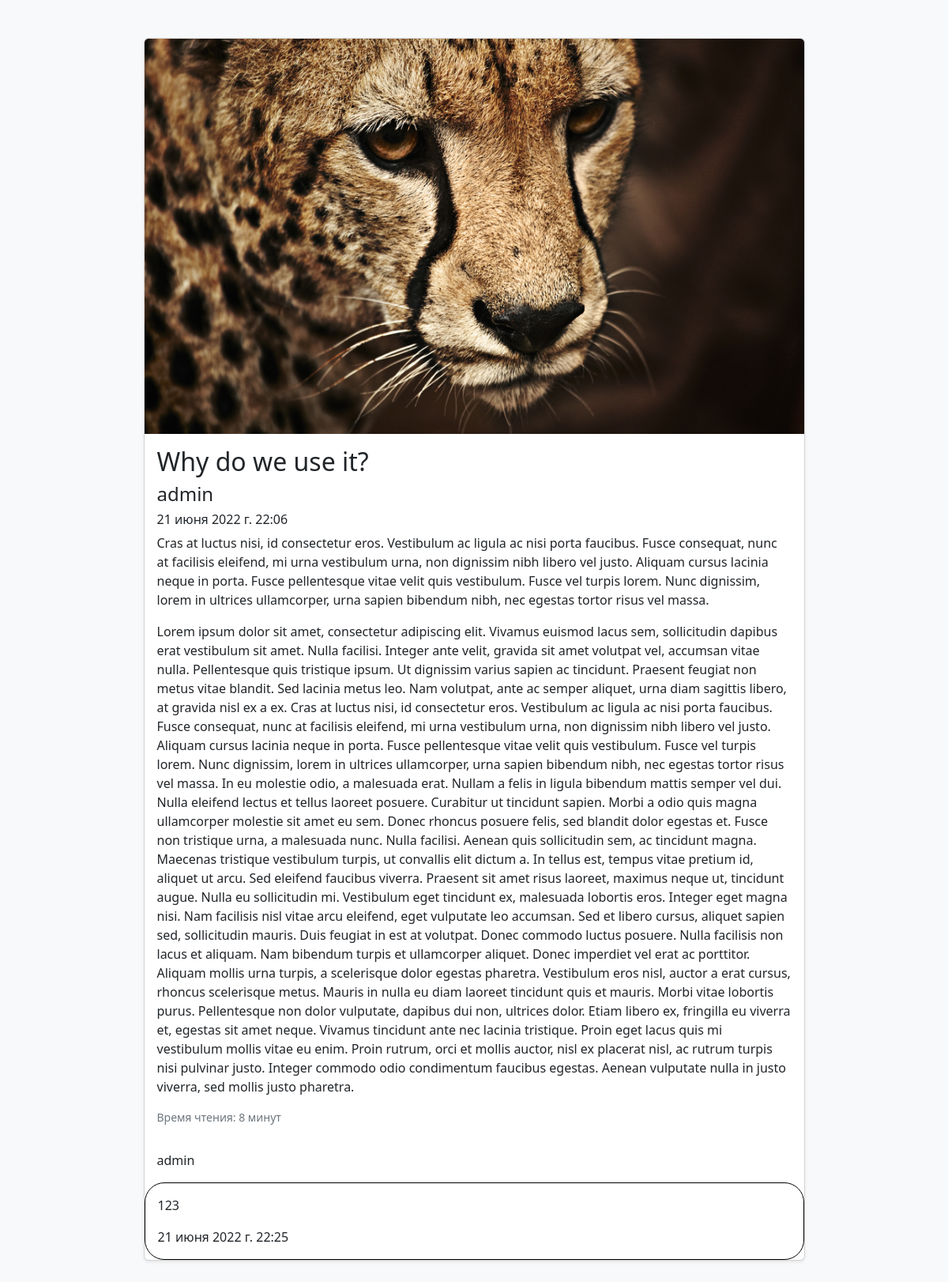
Screenshot of /article/2/ with the database file from the repository.
### core/models.py (models this page shows)
class Article(models.Model):
    title = models.CharField(max_length=255, verbose_name='Название')
    text = models.TextField(verbose_name='Содержимое')
    author = models.ForeignKey(
        User, on_delete=models.CASCADE, verbose_name='Автор'
    )
    description = models.TextField(verbose_name='Описание')
    image = models.ImageField(verbose_name='Картинка')
    created_at = models.DateTimeField(
        auto_now_add=True, verbose_name='Дата публикации'
    )
    reading_time = models.IntegerField(verbose_name='Время чтения ')
    class Meta:
        ordering = ('id',)
        verbose_name = 'Cтатья'
        verbose_name_plural = 'Cтатьи'

class Comment(models.Model):
    author = models.ForeignKey(
        User, on_delete=models.CASCADE, verbose_name='Автор')
    article = models.ForeignKey(
        Article, on_delete=models.CASCADE, verbose_name='Блог')
    text = models.TextField(verbose_name='Коментарии')
    created_at = models.DateTimeField(
        auto_now_add=True, verbose_name='Дата публикации')
    class Meta:
        ordering = ('id',)
        verbose_name = 'Комментарии'
        verbose_name_plural = 'Комментарий'

### core/views.py (the view)
# urls.py: path('article/<int:id>/', views.article_view)
def article_view(request, id):
    context = {
        'article': Article.objects.get(id=id),
        'images': OtherImage.objects.filter(article=id),
        'comments': Comment.objects.filter(article=id)
    }
    return render(request, "core/article_view.html", context)

### core/templates/core/article_view.html (shortened to what this page needs)
{% load static %}
<!DOCTYPE html>
<html lang="en">
<head>
    <link rel="stylesheet" href="https://cdn.jsdelivr.net/npm/bootstrap@5.2.0-beta1/dist/css/bootstrap.min.css">
</head>
<body>
    <main>
        <div class="album py-5 bg-light">
            <div class="container">
                <div class="row row-cols-1">
                    <div class="col d-flex justify-content-center">
                        <div class="card shadow-sm" style="width: 75%;">
                            <img class="bd-placeholder-img card-img-top" width="100%" height="500"
                                src={{article.image.url}} role="img" aria-label="Placeholder: Thumbnail"
                                preserveAspectRatio="xMidYMid slice" focusable="false">
                            <div class="card-body">
                                <h2>{{ article.title }}</h2>
                                <h4>{{ article.author }}</h4>
                                <h6>{{ article.created_at }}</h6>
                                <p class="card-text">{{ article.description }}</p>
                                <p class="card-text">{{ article.text }}</p>
                                <div class="d-flex justify-content-between align-items-center">
                                    <small class="text-muted">Время чтения: {{ article.reading_time }} минут</small>
                                </div>
                            </div>
                            {% for comment in comments %}
                            <div class="card-body">
                                <p class="card-text">{{ comment.author }}</p>
                            </div>
                            <div class="card-body" style="border: 0.5px solid black; border-radius: 25px;">
                                <p class="card-text">{{ comment.text }}</p>
                                <p class="card-text">{{ comment.created_at }}</p>
                            </div>
                            {% endfor %}
                        </div>
                    </div>
                </div>
            </div>
        </div>
    </main>
</body>
</html>

### rows the page displays
Article: image (picture), title "Why do we use it?", author "admin", created_at "21 июня 2022 г. 22:06", description "Cras at luctus nisi, id consectetur eros. Vestibulum ac ligula ac nisi porta faucibus. Fusce consequat, nunc at facilisis eleifend, mi urna vestibulum urna, non dignissim nibh libero vel justo. Aliquam cursus lacinia neque in porta. Fusce pellentesque vitae velit quis vestibulum. Fusce vel turpis lorem. Nunc dignissim, lorem in ultrices ullamcorper, urna sapien bibendum nibh, nec egestas tortor risus vel massa.", text "Lorem ipsum dolor sit amet, consectetur adipiscing elit. Vivamus euismod lacus sem, sollicitudin dapibus erat vestibulum sit amet. Nulla facilisi. Integer ante velit, gravida sit amet volutpat vel, accumsan vitae nulla. Pellentesque quis tristique ipsum. Ut dignissim varius sapien ac tincidunt. Praesent feugiat non metus vitae blandit. Sed lacinia metus leo. Nam volutpat, ante ac semper aliquet, urna diam sagittis libero, at gravida nisl ex a ex. Cras at luctus nisi, id consectetur eros. Vestibulum ac ligula ac nisi porta faucibus. Fusce consequat, nunc at facilisis eleifend, mi urna vestibulum urna, non dignissim nibh libero vel justo. Aliquam cursus lacinia neque in porta. Fusce…", reading_time "8"
Comment: author "admin", text "123", created_at "21 июня 2022 г. 22:25"
